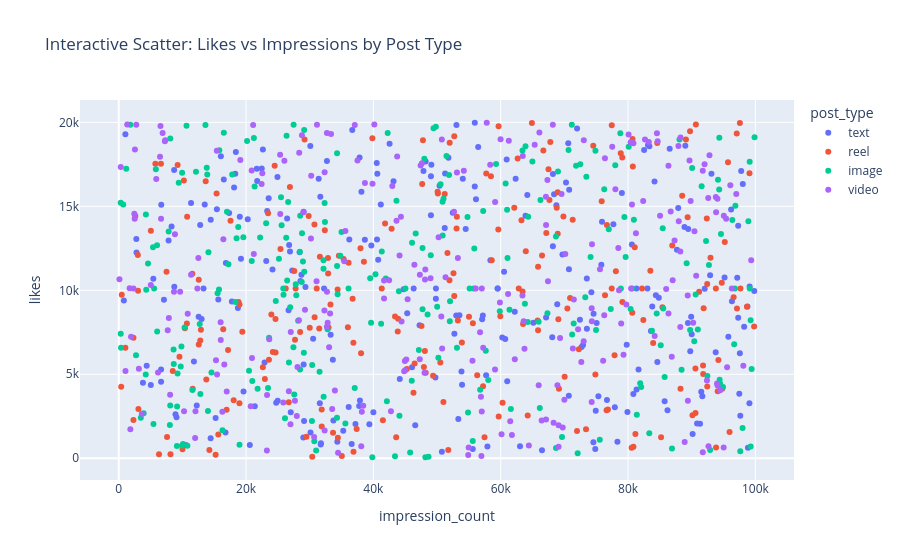

Here is the notebook cell this chart was saved with:
### Code cell
import plotly.express as px

# Interactive Scatter Plot
fig = px.scatter(df.sample(1000), x='impression_count', y='likes', color='post_type',
                 title='Interactive Scatter: Likes vs Impressions by Post Type')
fig.show()

### Figure 1 — Plotly figure (JSON) as saved in the notebook; plotly's stock layout.template omitted (floating-point values rounded to 4 significant figures; data arrays with more than 128 entries replaced by an {"elided": "..."} marker saying what was removed)
{"data": [{"hovertemplate": "post_type=text<br>impression_count=%{x}<br>likes=%{y}<extra></extra>", "legendgroup": "text", "marker": {"color": "#636efa", "symbol": "circle"}, "mode": "markers", "name": "text", "orientation": "v", "showlegend": true, "type": "scatter", "x": {"elided": "252 int values"}, "xaxis": "x", "y": {"elided": "252 float values"}, "yaxis": "y"}, {"hovertemplate": "post_type=reel<br>impression_count=%{x}<br>likes=%{y}<extra></extra>", "legendgroup": "reel", "marker": {"color": "#EF553B", "symbol": "circle"}, "mode": "markers", "name": "reel", "orientation": "v", "showlegend": true, "type": "scatter", "x": {"elided": "236 int values"}, "xaxis": "x", "y": {"elided": "236 float values"}, "yaxis": "y"}, {"hovertemplate": "post_type=image<br>impression_count=%{x}<br>likes=%{y}<extra></extra>", "legendgroup": "image", "marker": {"color": "#00cc96", "symbol": "circle"}, "mode": "markers", "name": "image", "orientation": "v", "showlegend": true, "type": "scatter", "x": {"elided": "258 int values"}, "xaxis": "x", "y": {"elided": "258 float values"}, "yaxis": "y"}, {"hovertemplate": "post_type=video<br>impression_count=%{x}<br>likes=%{y}<extra></extra>", "legendgroup": "video", "marker": {"color": "#ab63fa", "symbol": "circle"}, "mode": "markers", "name": "video", "orientation": "v", "showlegend": true, "type": "scatter", "x": {"elided": "254 int values"}, "xaxis": "x", "y": {"elided": "254 float values"}, "yaxis": "y"}], "layout": {"legend": {"title": {"text": "post_type"}, "tracegroupgap": 0}, "title": {"text": "Interactive Scatter: Likes vs Impressions by Post Type"}, "xaxis": {"anchor": "y", "domain": [0, 1], "title": {"text": "impression_count"}}, "yaxis": {"anchor": "x", "domain": [0, 1], "title": {"text": "likes"}}}}
